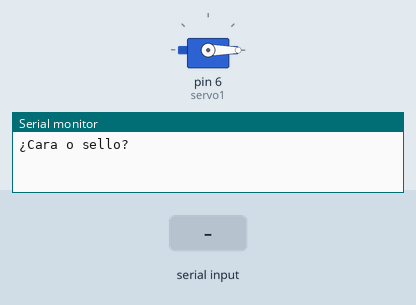
Recording of a sketch running on a simulated Arduino Uno, built with avr-gcc and run on an emulated ATmega328P. On the bench: servo, the last lines printed to the serial monitor. The test bench sets the inputs (shaded band).

Above: at 1.2 s.
1.3 s: "s\n" received over Serial
At 2.0 s:
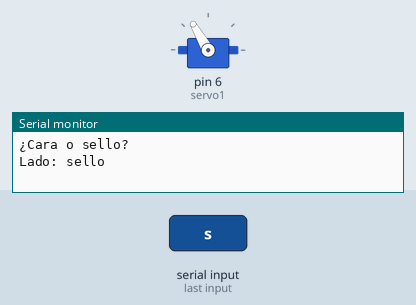
3.9 s: "c\n" received over Serial
At 4.3 s:
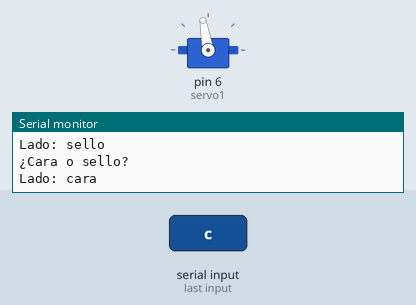
Timing chart, 0 to 6.9 s (numbered marks = the images above; inputs shaded):
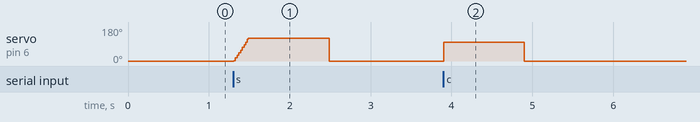

Measured:
- after the input at 1.3 s, servo on pin 6 (servo1): rises from 0° to 120° in 0.18 s, then falls to 0° in 1.0 s
- after the input at 3.9 s, servo on pin 6 (servo1): 0° → 100° at once, → 0° 1.0 s later

The sketch:

codigo_maquina.ino
```cpp
#include<Servo.h>

Servo servo1; //Servomotor

int servo_a = 0; //Ángulo del servomotor

String Lado; //Lado de la moneda: "c" o "s"

void setup() {
  servo1.attach(6);
  servo1.write(servo_a);
  Serial.begin(9600);
}

void loop() {
  Serial.println("¿Cara o sello?");     //Preguntar cara o sello
  while(Serial.available() == 0);
  Lado = Serial.readStringUntil('\n');  //Entrada de texto

  if (Lado == "c")  //Si la entrada fue c
  {
    Serial.println("Lado: cara");
    servo1.write(100);                  //Mover el servomotor
    delay(1000);
    servo1.write(0);                   //Volver a 0º
  }
  else if(Lado == "s") //Si la entrada fue s
  {
    Serial.println("Lado: sello");
    if (servo_a < 120)
    {
      for(servo_a = 0; servo_a <= 120; servo_a += 2)  //mover el servomotor
      {
        servo1.write(servo_a);
        delay(3);
      }
      servo_a = 0;
      delay(1000);
      servo1.write(servo_a);      //Volver a 0º
    }
  }
  else  //Si la entrada no fue ni c ni s
  {
    Serial.println("c = cara, sello = s");
  }
}
```
